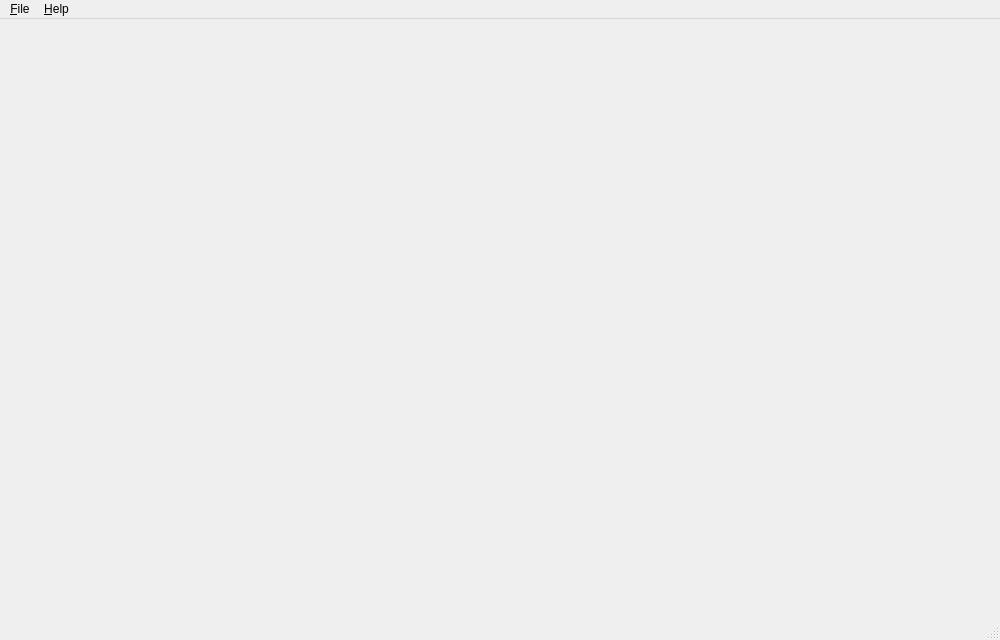
<?xml version="1.0" encoding="UTF-8"?>
<ui version="4.0">
 <class>MainWindow</class>
 <widget class="QMainWindow" name="MainWindow">
  <property name="geometry"><rect><x>0</x><y>0</y><width>1000</width><height>640</height></rect></property>
  <property name="minimumSize"><size><width>640</width><height>400</height></size></property>
  <property name="windowTitle"><string>Genisys Master</string></property>
  <widget class="QWidget" name="centralWidget"/>
  <widget class="QMenuBar" name="menuBar">
   <widget class="QMenu" name="menuFile"><property name="title"><string>&amp;File</string></property><addaction name="actionExit"/></widget>
   <widget class="QMenu" name="menuHelp"><property name="title"><string>&amp;Help</string></property><addaction name="actionAbout"/></widget>
   <addaction name="menuFile"/><addaction name="menuHelp"/>
  </widget>
  <widget class="QStatusBar" name="statusBar"/>
  <action name="actionExit"><property name="text"><string>E&amp;xit</string></property><property name="shortcut"><string>Alt+F4</string></property></action>
  <action name="actionAbout"><property name="text"><string>&amp;About Genisys Master</string></property></action>
 </widget>
 <resources/>
 <connections/>
</ui>
